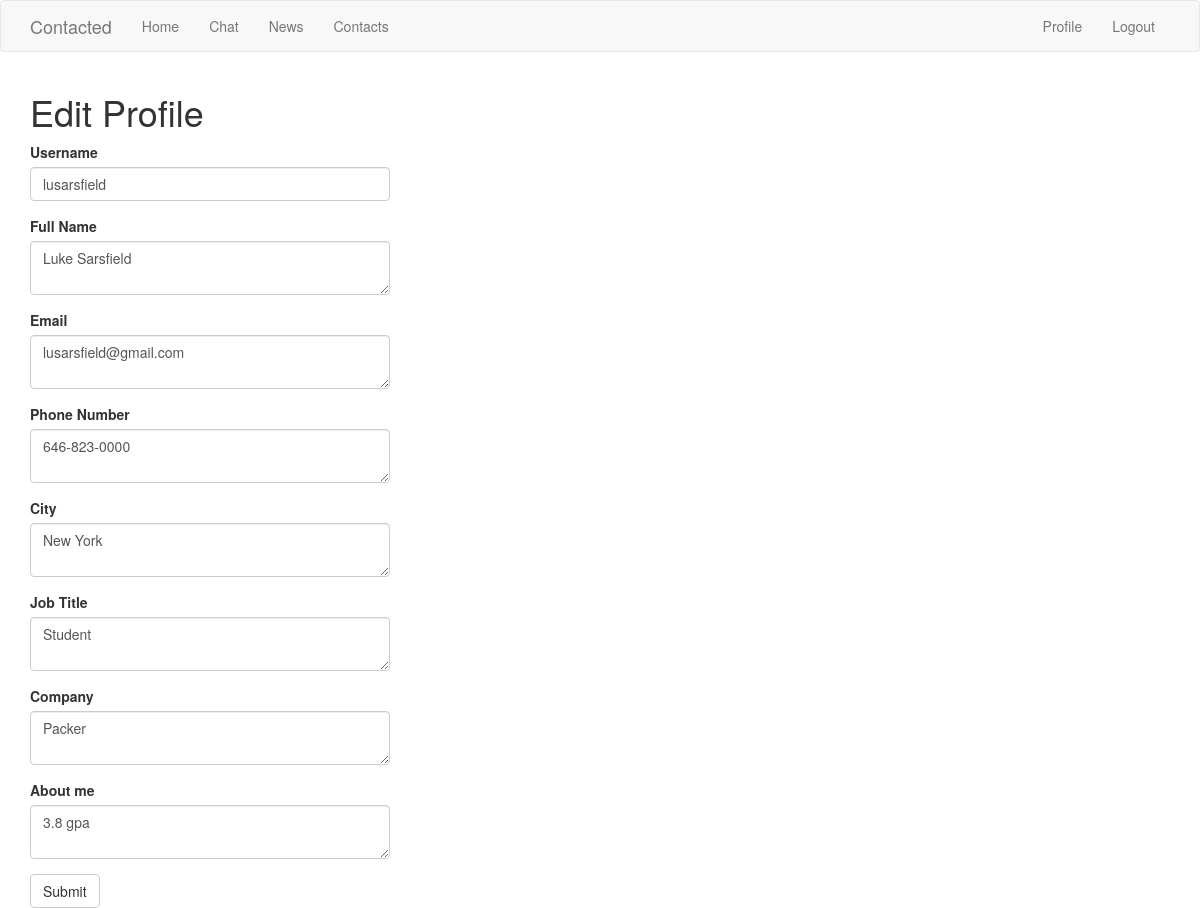
Screenshot of /edit_profile (signed in) with the database file from the repository.
### app/models.py (models this page shows, shortened)
class User(UserMixin, db.Model):
    id = db.Column(db.Integer, primary_key=True)
    username = db.Column(db.String(64), index=True, unique=True)
    email = db.Column(db.String(120), index=True, unique=True)
    password_hash = db.Column(db.String(128))
    posts = db.relationship('Post', backref='author', lazy='dynamic')
    fullname_me = db.Column(db.String(140))
    email_me = db.Column(db.String(140))
    phonenumber_me = db.Column(db.String(140))
    city_me = db.Column(db.String(140))
    jobtitle_me = db.Column(db.String(140))
    company_me = db.Column(db.String(140))
    about_me = db.Column(db.String(140))
    last_seen = db.Column(db.DateTime, default=datetime.utcnow)
    followed = db.relationship(
        'User', secondary=followers,
        primaryjoin=(followers.c.follower_id == id),
        secondaryjoin=(followers.c.followed_id == id),
        backref=db.backref('followers', lazy='dynamic'), lazy='dynamic')

### app/routes.py (the view)
@app.route('/edit_profile', methods=['GET', 'POST'])
@login_required
def edit_profile():
    form = EditProfileForm(current_user.username)
    if form.validate_on_submit():
        current_user.username = form.username.data
        current_user.fullname_me = form.fullname_me.data
        current_user.email_me = form.email_me.data
        current_user.phonenumber_me = form.phonenumber_me.data
        current_user.city_me = form.city_me.data
        current_user.jobtitle_me = form.jobtitle_me.data
        current_user.company_me = form.company_me.data
        current_user.about_me = form.about_me.data
        db.session.commit()
        flash('Your changes have been saved.')
        return redirect(url_for('edit_profile'))
    elif request.method == 'GET':
        form.username.data = current_user.username
        form.fullname_me.data = current_user.fullname_me
        form.email_me.data = current_user.email_me
        form.phonenumber_me.data = current_user.phonenumber_me
        form.city_me.data = current_user.city_me
        form.jobtitle_me.data = current_user.jobtitle_me
        form.company_me.data = current_user.company_me
        form.about_me.data = current_user.about_me
    return render_template('edit_profile.html', title='Edit Profile',
                           form=form)

### app/forms.py (shortened to what this page needs)
class EditProfileForm(FlaskForm):
    username = StringField('Username', validators=[DataRequired()])
    fullname_me = TextAreaField('Full Name', validators=[Length(min=0, max=140)])
    email_me = TextAreaField('Email', validators=[Length(min=0, max=140)])
    phonenumber_me = TextAreaField('Phone Number', validators=[Length(min=0, max=140)])
    city_me = TextAreaField('City', validators=[Length(min=0, max=140)])
    jobtitle_me = TextAreaField('Job Title', validators=[Length(min=0, max=140)])
    company_me = TextAreaField('Company', validators=[Length(min=0, max=140)])
    about_me = TextAreaField('About me', validators=[Length(min=0, max=140)])
    submit = SubmitField('Submit')
    def __init__(self, original_username, *args, **kwargs):
        super(EditProfileForm, self).__init__(*args, **kwargs)
        self.original_username = original_username

### app/models.py (called while the page is built)
@login.user_loader
def load_user(id):
    return User.query.get(int(id))

### app/routes.py (called while the page is built)
@app.before_request
def before_request():
    if current_user.is_authenticated:
        current_user.last_seen = datetime.utcnow()
        db.session.commit()

### app/templates/edit_profile.html
{% extends "base.html" %}
{% import 'bootstrap/wtf.html' as wtf %}
{% block app_content %}
    <h1>Edit Profile</h1>
    <div class="row">
        <div class="col-md-4">
            {{ wtf.quick_form(form) }}
        </div>
    </div>
{% endblock %}

### rows the page displays
User: username "lusarsfield", fullname_me "Luke Sarsfield", email_me "lusarsfield@gmail.com", phonenumber_me "646-823-0000", city_me "New York", jobtitle_me "Student", company_me "Packer", about_me "3.8 gpa"
